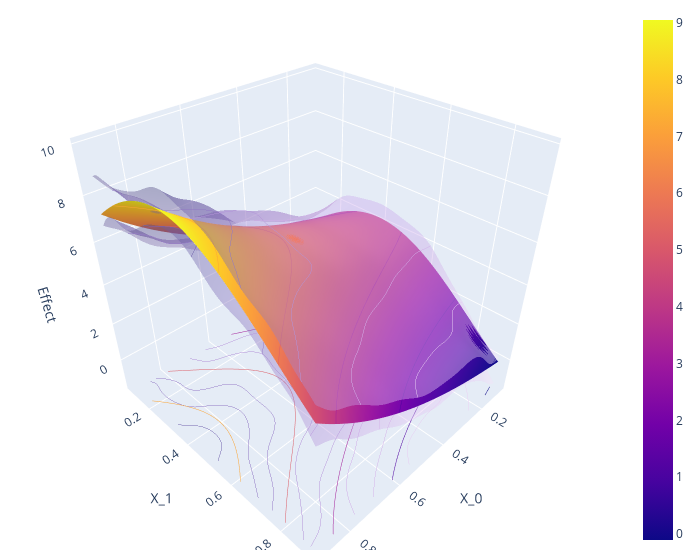

Here is the notebook cell this chart was saved with:
### Code cell
import plotly.graph_objects as go

grid_array = np.array(list(zip(x_0.ravel(), x_1.ravel())))
true_effect = treatment_effect(grid_array).reshape(x_0.shape)
effect = np.asarray(df_cate['effect']).reshape(x_0.shape)
lower_bound = np.asarray(df_cate['2.5 %']).reshape(x_0.shape)
upper_bound = np.asarray(df_cate['97.5 %']).reshape(x_0.shape)

fig = go.Figure(data=[
    go.Surface(x=x_0,
               y=x_1,
               z=true_effect),
    go.Surface(x=x_0,
               y=x_1,
               z=upper_bound, showscale=False, opacity=0.4,colorscale='purp'),
    go.Surface(x=x_0,
               y=x_1,
               z=lower_bound, showscale=False, opacity=0.4,colorscale='purp'),
])
fig.update_traces(contours_z=dict(show=True, usecolormap=True,
                                  highlightcolor="limegreen", project_z=True))

fig.update_layout(scene = dict(
                    xaxis_title='X_0',
                    yaxis_title='X_1',
                    zaxis_title='Effect'),
                    width=700,
                    margin=dict(r=20, b=10, l=10, t=10))

fig.show()

### Figure 1 — Plotly figure (JSON) as saved in the notebook; plotly's stock layout.template omitted (floating-point values rounded to 4 significant figures; data arrays with more than 128 entries replaced by an {"elided": "..."} marker saying what was removed)
{"data": [{"contours": {"z": {"highlightcolor": "limegreen", "project": {"z": true}, "show": true, "usecolormap": true}}, "type": "surface", "x": {"elided": "100x100 float values"}, "y": {"elided": "100x100 float values"}, "z": {"elided": "100x100 float values"}}, {"colorscale": [[0.0, "rgb(243, 224, 247)"], [0.1667, "rgb(228, 199, 241)"], [0.3333, "rgb(209, 175, 232)"], [0.5, "rgb(185, 152, 221)"], [0.6667, "rgb(159, 130, 206)"], [0.8333, "rgb(130, 109, 186)"], [1.0, "rgb(99, 88, 159)"]], "contours": {"z": {"highlightcolor": "limegreen", "project": {"z": true}, "show": true, "usecolormap": true}}, "opacity": 0.4, "showscale": false, "type": "surface", "x": {"elided": "100x100 float values"}, "y": {"elided": "100x100 float values"}, "z": {"elided": "100x100 float values"}}, {"colorscale": [[0.0, "rgb(243, 224, 247)"], [0.1667, "rgb(228, 199, 241)"], [0.3333, "rgb(209, 175, 232)"], [0.5, "rgb(185, 152, 221)"], [0.6667, "rgb(159, 130, 206)"], [0.8333, "rgb(130, 109, 186)"], [1.0, "rgb(99, 88, 159)"]], "contours": {"z": {"highlightcolor": "limegreen", "project": {"z": true}, "show": true, "usecolormap": true}}, "opacity": 0.4, "showscale": false, "type": "surface", "x": {"elided": "100x100 float values"}, "y": {"elided": "100x100 float values"}, "z": {"elided": "100x100 float values"}}], "layout": {"margin": {"b": 10, "l": 10, "r": 20, "t": 10}, "scene": {"xaxis": {"title": {"text": "X_0"}}, "yaxis": {"title": {"text": "X_1"}}, "zaxis": {"title": {"text": "Effect"}}}, "width": 700}}
